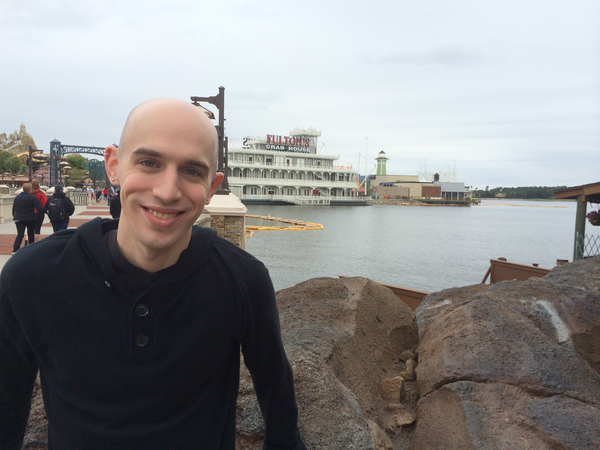
#> input picture adrian.png, 600 x 450 px, found by its file name
$ jupyter execute 11_masking_with_openCV.ipynb
#> lines starting #> are read from the running program, lines starting #| are printed output that depends on the picture; after the words box and inside, x2 and y2 are one past the last pixel; in counts of white or black regions, pixels touching at a corner belong together
<a href="https://colab.research.google.com/github/reeda23/Open-CV101-OpenCV-Basics/blob/main/11_masking_with_openCV.ipynb" target="_parent"></a>

[cell 1]
#Import packages
import matplotlib.pyplot as plt
import cv2
import numpy as np

[cell 2]
#read image and convert it into RGB
image = cv2.imread('/content/drive/MyDrive/OpenCV101 - Basics of OpenCV/adrian.png')
#> image is the input picture: shape (450, 600, 3); mean B, G, R 139.9, 140.1, 141
image = cv2.cvtColor(image, cv2.COLOR_BGR2RGB)
plt.imshow(image)
plt.title("Image")

[cell 3]
#mask has same size as input image but it has only two values 0 and 255 (0 as background and 255 as foreground)
mask = np.zeros(image.shape[:2], dtype = "uint8")
r_mask = cv2.rectangle(mask, (0,90),(290,450),(255,255,255), -1)
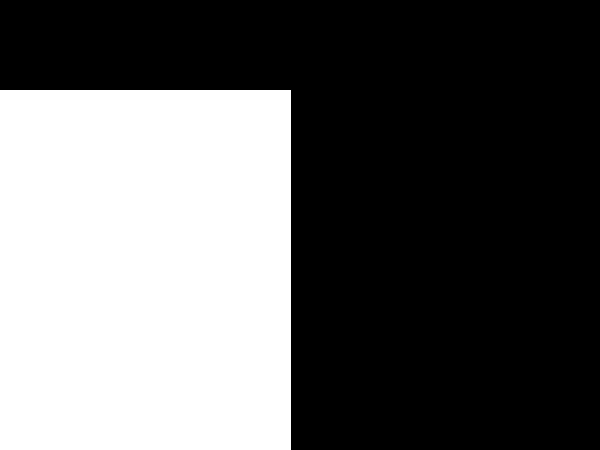
#> mask: shape (450, 600); 38.8% white; 1 white region, box (x1, y1, x2, y2) and area: (0, 90, 291, 450) 104760
r_mask = cv2.cvtColor(r_mask, cv2.COLOR_BGR2RGB)
plt.imshow(r_mask)

[cell 4]
#apply mask on the original image
masked = cv2.bitwise_and(image, r_mask)
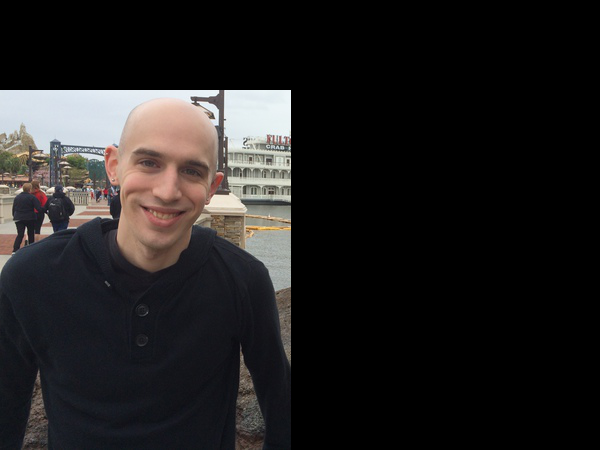
#> masked: shape (450, 600, 3); mean R, G, B 34, 32.1, 32
plt.imshow(masked)
plt.title("Mask applied to the image")

[cell 5]
#now apply mask to the face

mask = np.zeros(image.shape[:2], dtype="uint8")
f_mask = cv2.circle(mask, (145,200), 100, (255,255,255),-1)
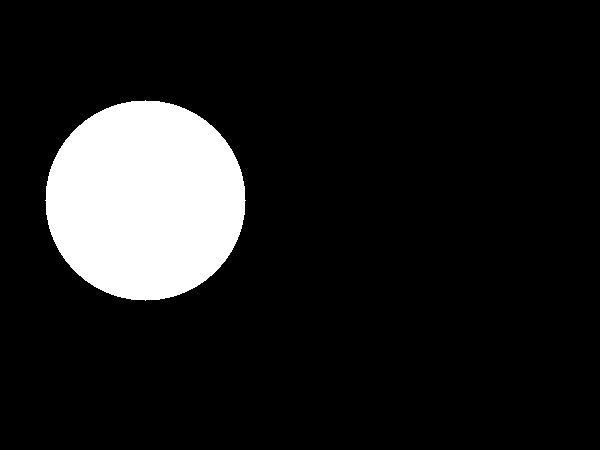
#> mask: shape (450, 600); 11.6% white; 1 white region, box (x1, y1, x2, y2) and area: (45, 100, 246, 301) 31417
f_mask = cv2.cvtColor(f_mask, cv2.COLOR_BGR2RGB)
plt.imshow(f_mask)
plt.title("Mask for cropping out face")

[cell 6]
#apply mask on the original image
masked = cv2.bitwise_and(image, f_mask)
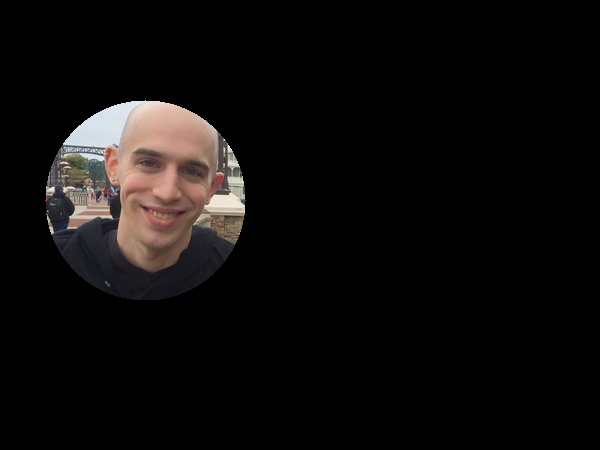
#> masked: shape (450, 600, 3); mean R, G, B 14.4, 12.4, 11.6
plt.imshow(masked)
plt.title("Mask applied to the image")

$ run again, with grand_canyon.png copied over adrian.png
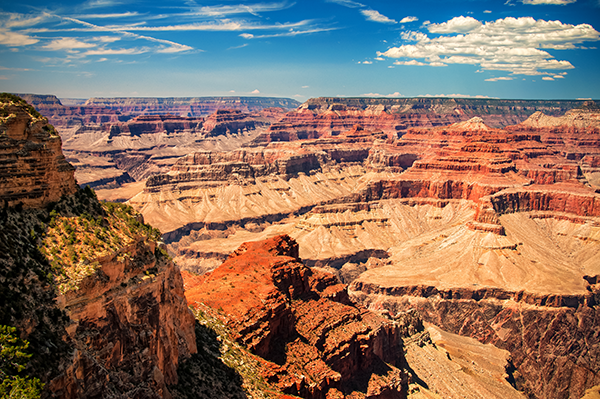
#> input picture grand_canyon.png, 600 x 399 px, found by its file name
#> image is the input picture: shape (399, 600, 3); mean B, G, R 97.3, 113.1, 138.6
#> `r_mask = cv2.rectangle(mask, (0,90),(290,450),(255,255,255), -1)`:
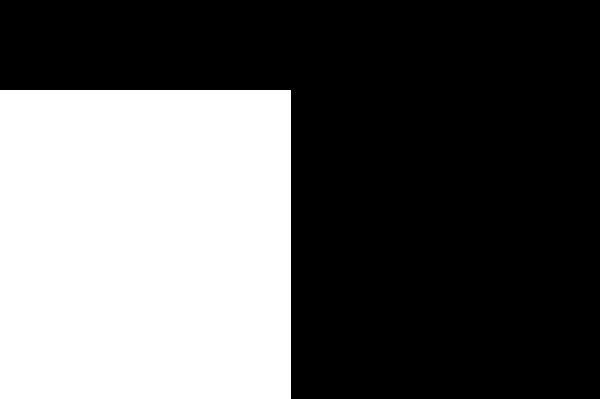
#> mask: shape (399, 600); 37.6% white; 1 white region, box (x1, y1, x2, y2) and area: (0, 90, 291, 399) 89919
#> f_mask: shape (399, 600, 3); 13.1% white; 1 white region, box (x1, y1, x2, y2) and area: (45, 100, 246, 301) 31417
#> `masked = cv2.bitwise_and(image, f_mask)`:
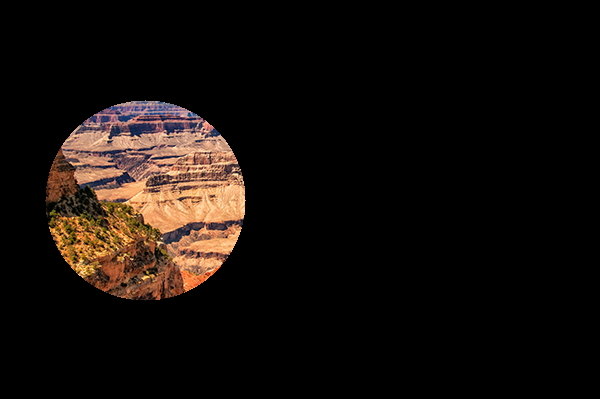
#> masked: shape (399, 600, 3); mean R, G, B 20.4, 14.3, 10.6

$ run again, with persianCat.jpg saved as adrian.png
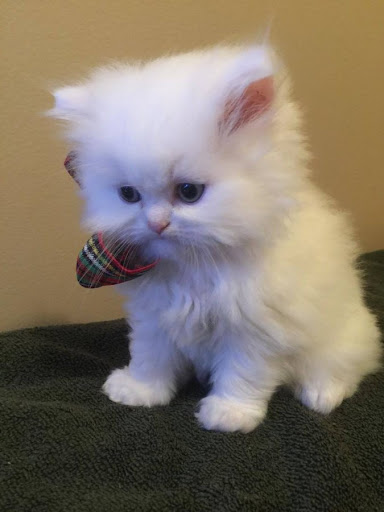
#> input picture persianCat.jpg, 384 x 512 px, found by its file name
#> image is the input picture: shape (512, 384, 3); mean B, G, R 104.1, 117.3, 128.4
#> `r_mask = cv2.rectangle(mask, (0,90),(290,450),(255,255,255), -1)`:
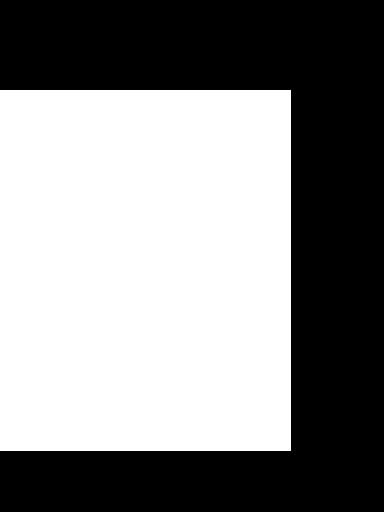
#> mask: shape (512, 384); 53.4% white; 1 black region, box (x1, y1, x2, y2) and area: (0, 0, 384, 512) 91557
#> f_mask: shape (512, 384, 3); 16% white; 1 white region, box (x1, y1, x2, y2) and area: (45, 100, 246, 301) 31417
#> `masked = cv2.bitwise_and(image, f_mask)`:
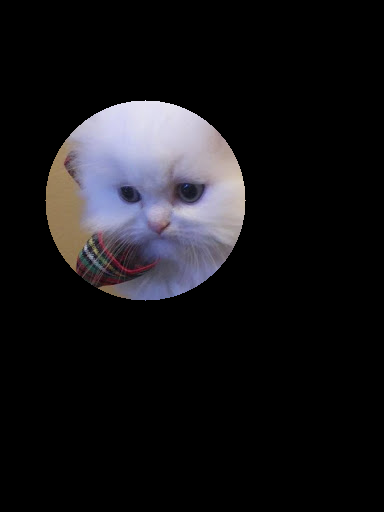
#> masked: shape (512, 384, 3); mean R, G, B 23, 22, 24.9
